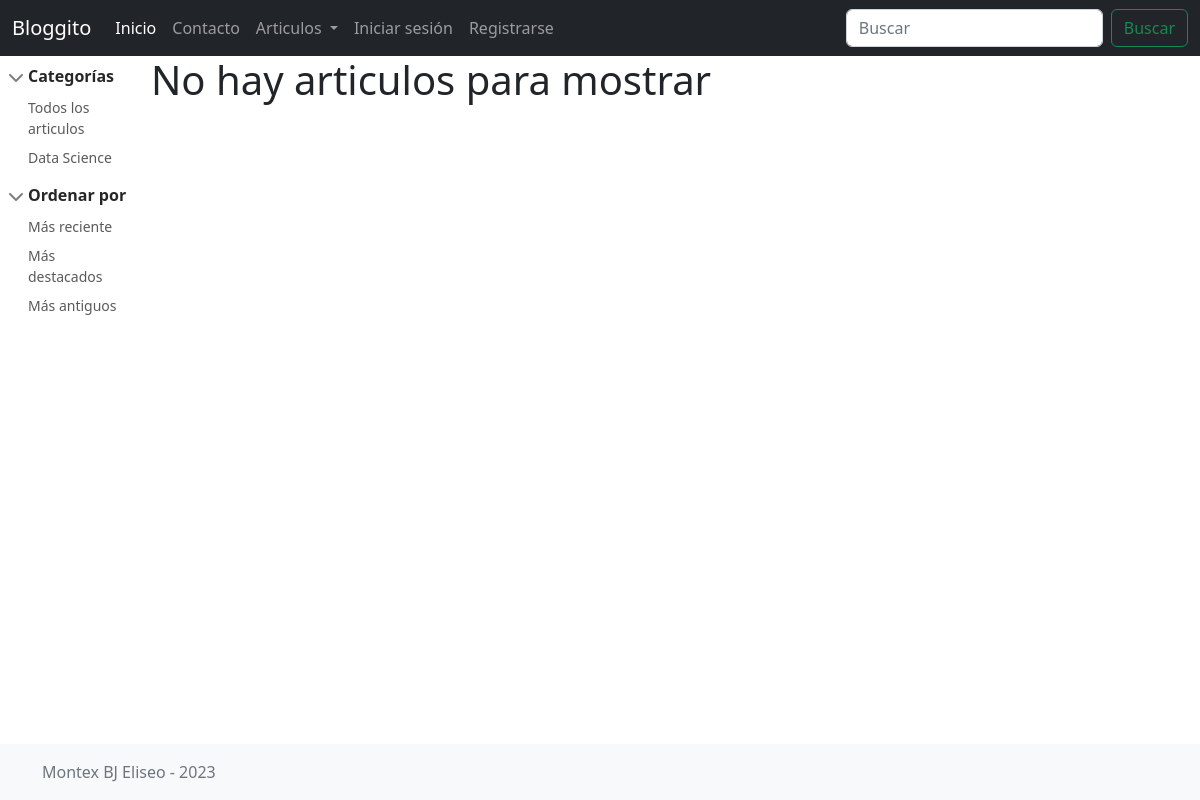
Page /posts/?category=2 on the earlier database version.
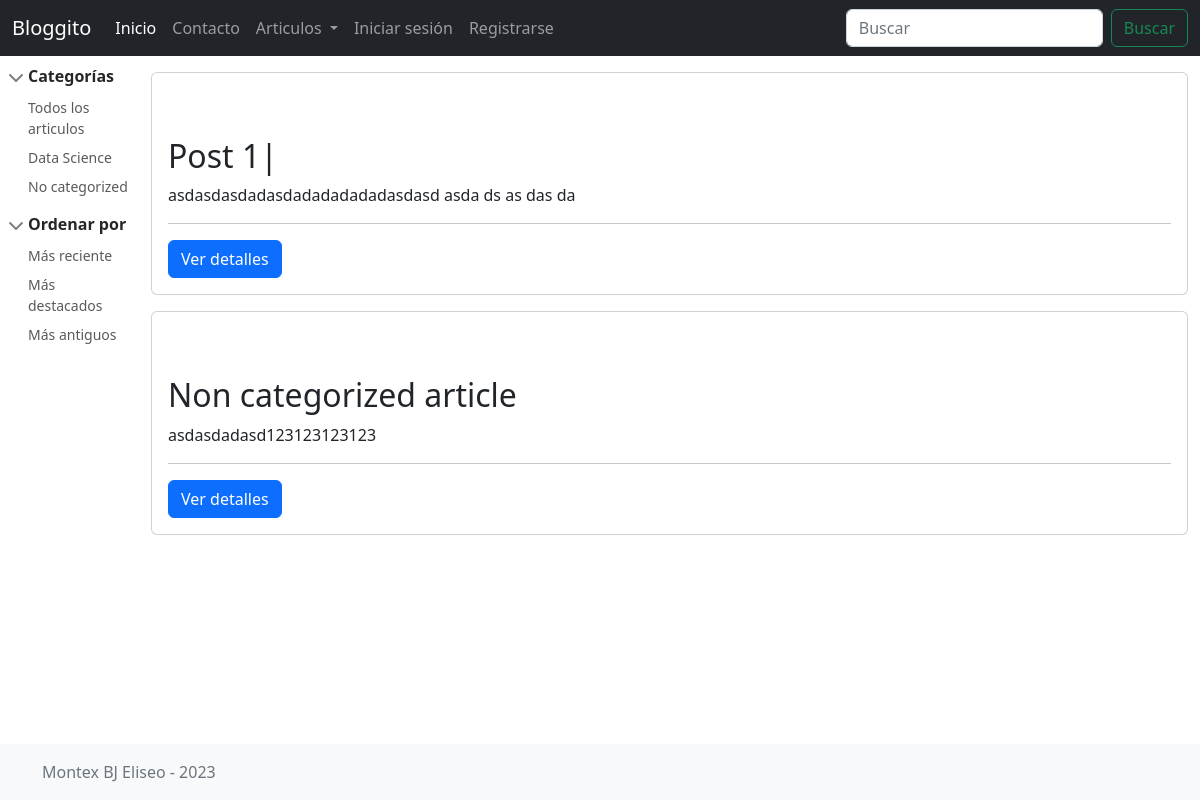
Same page on the later database version.
### apps/posts/models.py (models this page shows, shortened)
class Category(models.Model):
    name = models.CharField(max_length=100)
    description = models.TextField()
    created_at = models.DateTimeField(auto_now = True, editable=False)
    updated_at = models.DateTimeField(auto_now_add = True, editable=False)
    def get_filterby_link(self):
        url = reverse('posts:index')
        return f"{url}?category={self.pk}"

class Post(models.Model):
    title = models.CharField(max_length=100)
    short_description = models.TextField()
    image = models.ImageField()
    content = models.TextField()
    created_at = models.DateTimeField(auto_now=True, editable=False)
    updated_at = models.DateTimeField(auto_now_add=True, editable=False)
    author = models.ForeignKey(get_user_model(), null=True, on_delete=models.SET_NULL)
    category = models.ForeignKey(Category, null=True, on_delete=models.SET_NULL)
    tags = models.ManyToManyField(Tag)
    def get_absolute_url(self):
        return reverse('posts:view', args=[self.pk])

### apps/posts/views.py (the view, shortened to what this page needs)
# urls.py: path('', PostListView.as_view(), name = 'index'),
class PostListView(ListView):
    model = Post
    template_name = "posts/post_list.html"
    context_object_name = "posts"
    def get_queryset(self):
        queryset = Post.objects.all().order_by("-created_at")
        category = self.request.GET.get("category", "")
        q = self.request.GET.get("q", "")
        if category:
            queryset = queryset.filter(Q(category__id=category))
        return queryset
    def get_context_data(self, **kwargs):
        context = super().get_context_data(**kwargs)
        context["categories"] = Category.objects.all()
        return context

### templates/posts/post_list.html (shortened to what this page needs)
{% extends 'base.html' %}
{% block content %}
<main class="d-flex">
    {% include 'posts/sidebar.html' %}
    <section class="container">
        {% for post in posts %}
        <article class="card  my-3">
            <div class="card-body">
                <h2 class="mt-5">{{post.title}}</h2>
                <p>{{post.short_description}}</p>
                <hr>
                <a class="btn btn-primary" href="{{post.get_absolute_url}}">Ver detalles</a>
            </div>
        </article>
        {% empty %}
        <h1>No hay articulos para mostrar</h1>
        {% endfor %}
    </section>
</main>
{% endblock content %}

### templates/posts/sidebar.html
<aside class="bd-sidebar">
    <nav class="collapse bd-links" id="bd-docs-nav" aria-label="Docs navigation">
        <ul class="list-unstyled mb-0 py-3 pt-md-1">
            <li class="mb-1">
                <button class="btn d-inline-flex align-items-center rounded" data-bs-toggle="collapse"
                    data-bs-target="#collapse1" aria-expanded="true">
                    Categorías
                </button>
                <div class="collapse show" id="collapse1">
                    <ul class="list-unstyled fw-normal pb-1 small">
                        <li><a href="{% url 'posts:index' %}" class="d-inline-flex align-items-center rounded">Todos los
                                articulos</a></li>
                        {% for category in categories %}
                        <li><a href="{{category.get_filterby_link}}"
                                class="d-inline-flex align-items-center rounded">{{category.name}}</a></li>
                        {% empty %}
                        No hay categorías
                        {% endfor %}
                    </ul>
                </div>
            </li>
            <li class="mb-1">
                <button class="btn d-inline-flex align-items-center rounded" data-bs-toggle="collapse"
                    data-bs-target="#collapse2" aria-expanded="true">
                    Ordenar por
                </button>
                <div class="collapse show" id="collapse2">
                    <ul class="list-unstyled fw-normal pb-1 small">
                        <li><a href="#" class="d-inline-flex align-items-center rounded">Más reciente</a></li>
                        <li><a href="#" class="d-inline-flex align-items-center rounded">Más destacados</a></li>
                        <li><a href="#" class="d-inline-flex align-items-center rounded">Más antiguos</a></li>
                    </ul>
                </div>
            </li>
        </ul>
    </nav>
</aside>

Differences in the rows shown:
added Category: name "No categorized"
added Post: title "Post 1|", short_description "asdasdasdadasdadadadadadasdasd asda ds as das da"
added Post: title "Non categorized article", short_description "asdasdadasd123123123123"
Other differences:
text no longer shown: "No hay articulos para mostrar"
